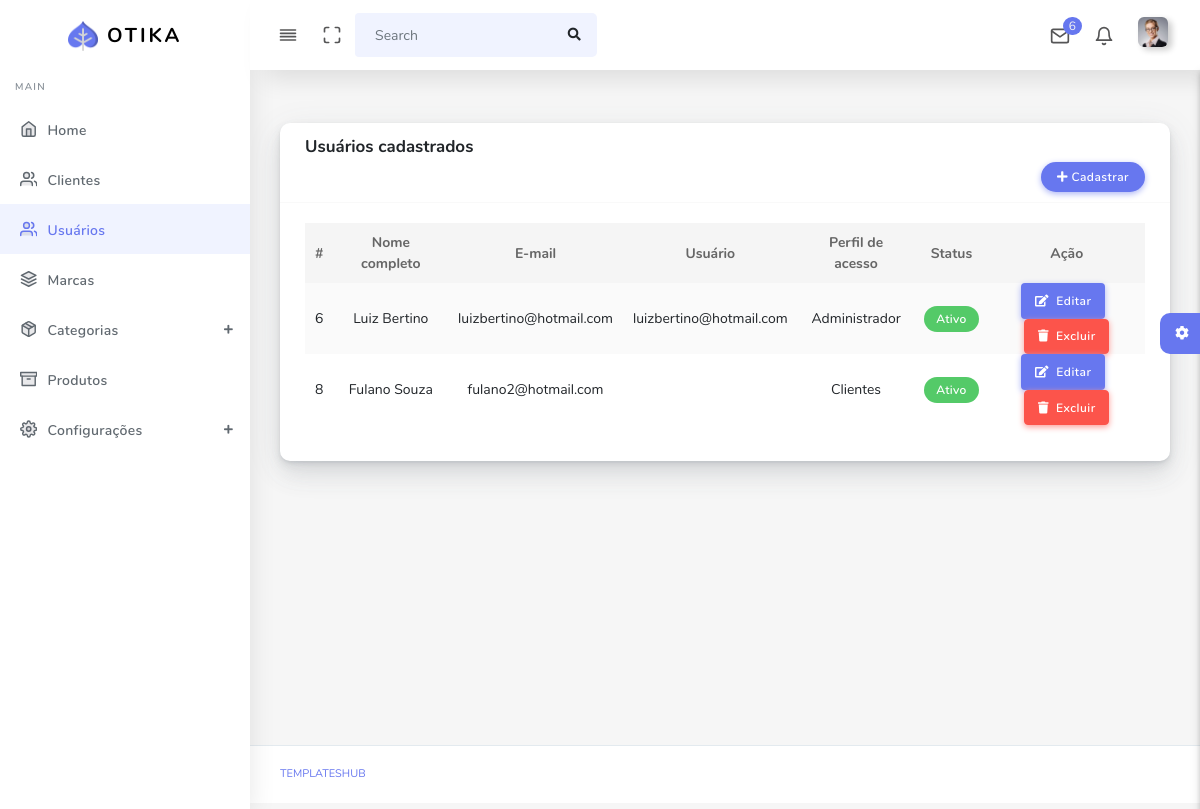
The app's page /index.php/restrita/usuarios with its own data.
### tables this page shows
CREATE TABLE `users` (
  `id` int(11) UNSIGNED NOT NULL,
  `ip_address` varchar(45) NOT NULL,
  `cliente_user_id` int(11) DEFAULT NULL,
  `username` varchar(100) DEFAULT NULL,
  `password` varchar(255) NOT NULL,
  `email` varchar(254) NOT NULL,
  `activation_selector` varchar(255) DEFAULT NULL,
  `activation_code` varchar(255) DEFAULT NULL,
  `forgotten_password_selector` varchar(255) DEFAULT NULL,
  `forgotten_password_code` varchar(255) DEFAULT NULL,
  `forgotten_password_time` int(11) UNSIGNED DEFAULT NULL,
  `remember_selector` varchar(255) DEFAULT NULL,
  `remember_code` varchar(255) DEFAULT NULL,
  `created_on` int(11) UNSIGNED NOT NULL,
  `last_login` int(11) UNSIGNED DEFAULT NULL,
  `active` tinyint(1) UNSIGNED DEFAULT NULL,
  `first_name` varchar(50) DEFAULT NULL,
  `last_name` varchar(50) DEFAULT NULL,
  `company` varchar(100) DEFAULT NULL,
  `phone` varchar(20) DEFAULT NULL
);

### application/controllers/restrita/Usuarios.php (called while the page is built, shortened)
<?php
class Usuarios extends CI_Controller {
    public function index() {
        $data = array(
            'titulo' => 'Usuários cadastrados',
            'styles' => array(
                'bundles/datatables/datatables.min.css',
                'bundles/datatables/DataTables-1.10.16/css/dataTables.bootstrap4.min.css'
            ),
            'scripts' => array(
                'bundles/datatables/datatables.min.js',
                'bundles/datatables/DataTables-1.10.16/js/dataTables.bootstrap4.min.js',
                'bundles/jquery-ui/jquery-ui.min.js',
                'js/page/datatables.js',
            ),
            'usuarios' => $this->ion_auth->users()->result(),
        );
        $this->load->view('restrita/layout/header', $data);
        $this->load->view('restrita/usuarios/index');
        $this->load->view('restrita/layout/footer');
    }
}

### index.php (called while the page is built, shortened)
<?php
require_once BASEPATH.'core/CodeIgniter.php';

### application/models/Ion_auth_model.php (called while the page is built, shortened)
<?php
class Ion_auth_model extends CI_Model {
    public $tables = [];
    public $_ion_select = [];
    protected $response = NULL;
    public $_cache_user_in_group = [];
    protected $db;
    public function __construct() {
        $this->config->load('ion_auth', TRUE);
        $this->load->helper('cookie', 'date');
        $group_name = $this->config->item('database_group_name', 'ion_auth');
        if (empty($group_name)) {
            $CI = & get_instance();
            $this->db = $CI->db;
        } else {
            $this->db = $this->load->database($group_name, TRUE, TRUE);
        }
        $this->tables = $this->config->item('tables', 'ion_auth');
        $this->join = $this->config->item('join', 'ion_auth');
    }
    public function result() {
        $result = $this->response->result();
        return $result;
    }
    public function users($groups = NULL) {
        if (isset($this->_ion_select) && !empty($this->_ion_select)) {
            foreach ($this->_ion_select as $select) {
                $this->db->select($select);
            }
            $this->_ion_select = [];
        } else {
            $this->db->select([
                $this->tables['users'] . '.*',
                $this->tables['users'] . '.id as id',
                $this->tables['users'] . '.id as user_id'
            ]);
        }
        $this->response = $this->db->get($this->tables['users']);
        return $this;
    }
    public function get_users_groups($id = FALSE) {
        $id || $id = $this->session->userdata('user_id');
        return $this->db->select($this->tables['users_groups'] . '.' . $this->join['groups'] . ' as id, ' . $this->tables['groups'] . '.name, ' . $this->tables['groups'] . '.description')
                        ->where($this->tables['users_groups'] . '.' . $this->join['users'], $id)
                        ->join($this->tables['groups'], $this->tables['users_groups'] . '.' . $this->join['groups'] . '=' . $this->tables['groups'] . '.id')
                        ->get($this->tables['users_groups']);
    }
    public function in_group($check_group, $id = FALSE, $check_all = FALSE) {
        $id || $id = $this->session->userdata('user_id');
        if (!is_array($check_group)) {
            $check_group = [$check_group];
        }
        if (isset($this->_cache_user_in_group[$id])) {
            $groups_array = $this->_cache_user_in_group[$id];
        } else {
            $users_groups = $this->get_users_groups($id)->result();
            $groups_array = [];
            foreach ($users_groups as $group) {
                $groups_array[$group->id] = $group->name;
            }
            $this->_cache_user_in_group[$id] = $groups_array;
        }
        foreach ($check_group as $key => $value) {
            $groups = (is_numeric($value)) ? array_keys($groups_array) : $groups_array;
            if (in_array($value, $groups) xor $check_all) {
                return !$check_all;
            }
        }
        return $check_all;
    }
}

### application/libraries/Ion_auth.php (called while the page is built, shortened)
<?php
class Ion_auth
{
	public function __construct()
	{
		$this->config->load('ion_auth', TRUE);
		$this->_cache_user_in_group =& $this->ion_auth_model->_cache_user_in_group;
		$this->ion_auth_model->trigger_events('library_constructor');
	}
	public function __call($method, $arguments)
	{
		return call_user_func_array( [$this->ion_auth_model, $method], $arguments);
	}
	public function __get($var)
	{
		return get_instance()->$var;
	}
	public function is_admin($id = FALSE)
	{
		$this->ion_auth_model->trigger_events('is_admin');
		$admin_group = $this->config->item('admin_group', 'ion_auth');
		return $this->ion_auth_model->in_group($admin_group, $id);
	}
}

### application/views/restrita/usuarios/index.php (the view)
<?php $this->load->view('restrita/layout/navibar'); ?>
<?php $this->load->view('restrita/layout/sidebar'); ?>
<div class="main-content">
    <section class="section">
        <div class="section-body">
            <div class="row">
                <div class="col-12">
                    <div class="card">
                        <div class="card-header d-block">
                            <h4><?php echo $titulo; ?></h4>
                            <a title="Cadastrar usuário" class="btn btn-primary float-right" href="<?php echo base_url('restrita/usuarios/core'); ?>"><i class="fa fa-plus">&nbsp;</i>Cadastrar</a>
                        </div>
                        <div class="card-body">
                            <div class="table-responsive">
                                <table class="table table-striped data-table">
                                    <thead>
                                        <tr>
                                            <th class="text-center">
                                                #
                                            </th>
                                            <th class="text-center">Nome completo</th>
                                            <th class="text-center">E-mail</th>
                                            <th class="text-center">Usuário</th>
                                            <th class="text-center">Perfil de acesso</th>
                                            <th class="text-center">Status</th>
                                            <th class="nosort text-center">Ação</th>
                                        </tr>
                                    </thead>
                                    <tbody>
                                        <?php foreach ($usuarios as $usuario): ?>
                                            <tr>
                                                <td class="text-center"><?php echo $usuario->id; ?></td>
                                                <td class="text-center"><?php echo $usuario->first_name . '&nbsp;' . $usuario->last_name; ?></td>
                                                <td class="text-center"><?php echo $usuario->email; ?></td>
                                                <td class="text-center"><?php echo $usuario->username; ?></td>
                                                <td class="text-center"><?php echo ($this->ion_auth->is_admin($usuario->id) ? 'Administrador' : 'Clientes'); ?></td>
                                                <td class="text-center"><?php echo ($usuario->active == 1 ? '<span class="badge badge-success">Ativo</span>' : '<span class="badge badge-danger">Inativo</span>'); ?></td>
                                                <td class="text-center">
                                                    <a title="Editar usuário" href="<?php echo base_url('restrita/usuarios/core/' . $usuario->id); ?>" class="btn btn-primary"><i class="fa fa-edit"></i>&nbsp;&nbsp;Editar</a>&nbsp;&nbsp;
                                                    <a title="Excluir usuário" href="<?php echo base_url('restrita/usuarios/delete/' . $usuario->id); ?>" class="btn btn-danger delete" data-confirm="Tem certeza da exclusão?"><i class="fa fa-trash">&nbsp;&nbsp;</i>Excluir</a>
                                                </td>
                                            </tr>
                                        <?php endforeach; ?>
                                    </tbody>
                                </table>
                            </div>
                        </div>
                    </div>
                </div>
            </div>
        </div>
    </section>
    <?php $this->load->view('restrita/layout/sidebar_settings'); ?>
</div>

### application/views/restrita/layout/header.php (shortened to what this page needs)
<!DOCTYPE html>
<html lang="en">
    <head>
        <link rel="stylesheet" href="<?php echo base_url('public/assets/css/app.min.css'); ?>">
        <link rel="stylesheet" href="<?php echo base_url('public/assets/css/style.css'); ?>">
        <link rel="stylesheet" href="<?php echo base_url('public/assets/css/components.css'); ?>">
        <?php if (isset($styles)): ?>
            <?php foreach ($styles as $style): ?>
                <link rel="stylesheet" href="<?php echo base_url('public/assets/'.$style); ?>">
            <?php endforeach; ?>
        <?php endif; ?>
        <link rel="stylesheet" href="<?php echo base_url('public/assets/css/custom.css'); ?>">
    </head>
    <body>
        <div id="app">
            <div class="main-wrapper main-wrapper-1">

### application/views/restrita/layout/navibar.php (shortened to what this page needs)
<div class="navbar-bg"></div>
            <nav class="navbar navbar-expand-lg main-navbar sticky">
                <div class="form-inline mr-auto">
                    <ul class="navbar-nav mr-3">
                        <li><a href="#" data-toggle="sidebar" class="nav-link nav-link-lg
									collapse-btn"> <i data-feather="align-justify"></i></a></li>
                        <li><a href="#" class="nav-link nav-link-lg fullscreen-btn">
                                <i data-feather="maximize"></i>
                            </a></li>
                        <li>
                            <form class="form-inline mr-auto">
                                <div class="search-element">
                                    <input class="form-control" type="search" placeholder="Search" aria-label="Search" data-width="200">
                                    <button class="btn" type="submit">
                                        <i class="fas fa-search"></i>
                                    </button>
                                </div>
                            </form>
                        </li>
                    </ul>
                </div>
                <ul class="navbar-nav navbar-right">
                    <li class="dropdown dropdown-list-toggle"><a href="#" data-toggle="dropdown" class="nav-link nav-link-lg message-toggle"><i data-feather="mail"></i>
                            <span class="badge headerBadge1">
                                6 </span> </a>
                    </li>
                    <li class="dropdown dropdown-list-toggle"><a href="#" data-toggle="dropdown" class="nav-link notification-toggle nav-link-lg"><i data-feather="bell" class="bell"></i>
                        </a>
                    </li>
                    <li class="dropdown"><a href="#" data-toggle="dropdown" class="nav-link dropdown-toggle nav-link-lg nav-link-user"> <img alt="image" src="assets/img/user.png" class="user-img-radious-style"> <span class="d-sm-none d-lg-inline-block"></span></a>
                    </li>
                </ul>
            </nav>

### application/views/restrita/layout/sidebar.php (shortened to what this page needs)
<div class="main-sidebar sidebar-style-2">
    <aside id="sidebar-wrapper">
        <div class="sidebar-brand">
            <a href="index.html"> <img alt="image" src="assets/img/logo.png" class="header-logo" /> <span class="logo-name">Otika</span>
            </a>
        </div>
        <ul class="sidebar-menu">
            <li class="menu-header">Main</li>
            <li class="dropdown <?php echo $this->router->fetch_class() == 'home' && $this->router->fetch_method() == 'index' ? 'active' : ''; ?>">
                <a href="<?php echo base_url('restrita'); ?>" class="nav-link"><i data-feather="home"></i><span>Home</span></a>
            </li>
            <li class="dropdown <?php echo $this->router->fetch_class() == 'clientes' && $this->router->fetch_method() == 'index' ? 'active' : ''; ?>">
                <a href="<?php echo base_url('restrita/clientes'); ?>" class="nav-link"><i data-feather="users"></i><span>Clientes</span></a>
            </li>
            <li class="dropdown <?php echo $this->router->fetch_class() == 'usuarios' && $this->router->fetch_method() == 'index' ? 'active' : ''; ?>">
                <a href="<?php echo base_url('restrita/usuarios'); ?>" class="nav-link"><i data-feather="users"></i><span>Usuários</span></a>
            </li>
            <li class="dropdown <?php echo $this->router->fetch_class() == 'marcas' && $this->router->fetch_method() == 'index' ? 'active' : ''; ?>">
                <a href="<?php echo base_url('restrita/marcas'); ?>" class="nav-link"><i data-feather="layers"></i><span>Marcas</span></a>
            </li>
            <li class="dropdown">
                <a href="#" class="menu-toggle nav-link has-dropdown"><i data-feather="package"></i><span>Categorias</span></a>
            </li>
            <li class="dropdown <?php echo $this->router->fetch_class() == 'produtos' && $this->router->fetch_method() == 'index' ? 'active' : ''; ?>">
                <a href="<?php echo base_url('restrita/produtos'); ?>" class="nav-link"><i data-feather="archive"></i><span>Produtos</span></a>
            </li>
            <li class="dropdown">
                <a href="#" class="menu-toggle nav-link has-dropdown"><i data-feather="settings"></i><span>Configurações</span></a>
            </li>
        </ul>
    </aside>
</div>

### application/views/restrita/layout/sidebar_settings.php (shortened to what this page needs)
<div class="settingSidebar">
    <a href="javascript:void(0)" class="settingPanelToggle"> <i class="fa fa-spin fa-cog"></i>
    </a>
</div>

### application/views/restrita/layout/footer.php (shortened to what this page needs)
<?php if ($this->router->fetch_class() != 'login'): ?>
    <footer class="main-footer">
        <div class="footer-left">
            <a href="templateshub.net">Templateshub</a></a>
        </div>
    </footer>
<?php endif; ?>
</div>
</div>
</body>
</html>

### records on screen
users: id "6", first_name "Luiz", last_name "Bertino", email "luizbertino@hotmail.com", username "luizbertino@hotmail.com", shows "Administrador", active "Ativo"
users: id "8", first_name "Fulano", last_name "Souza", email "fulano2@hotmail.com", shows "Clientes", active "Ativo"

### other values on screen
$titulo "Usuários cadastrados"
